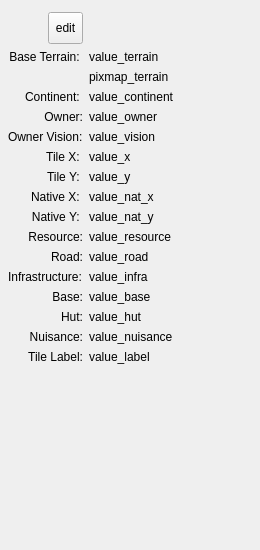
<?xml version="1.0" encoding="UTF-8"?>
<ui version="4.0">
 <class>FormToolTile</class>
 <widget class="QWidget" name="FormToolTile">
  <property name="geometry">
   <rect>
    <x>0</x>
    <y>0</y>
    <width>260</width>
    <height>550</height>
   </rect>
  </property>
  <property name="sizePolicy">
   <sizepolicy hsizetype="Maximum" vsizetype="Expanding">
    <horstretch>0</horstretch>
    <verstretch>0</verstretch>
   </sizepolicy>
  </property>
  <property name="maximumSize">
   <size>
    <width>260</width>
    <height>550</height>
   </size>
  </property>
  <property name="windowTitle">
   <string>Form</string>
  </property>
  <widget class="QWidget" name="gridLayoutWidget">
   <property name="geometry">
    <rect>
     <x>0</x>
     <y>10</y>
     <width>260</width>
     <height>541</height>
    </rect>
   </property>
   <layout class="QGridLayout" name="gridLayout">
    <property name="sizeConstraint">
     <enum>QLayout::SizeConstraint::SetNoConstraint</enum>
    </property>
    <property name="leftMargin">
     <number>8</number>
    </property>
    <property name="topMargin">
     <number>2</number>
    </property>
    <property name="rightMargin">
     <number>2</number>
    </property>
    <property name="bottomMargin">
     <number>2</number>
    </property>
    <item row="3" column="0">
     <widget class="QLabel" name="label_continent">
      <property name="text">
       <string>Continent: </string>
      </property>
      <property name="alignment">
       <set>Qt::AlignmentFlag::AlignRight|Qt::AlignmentFlag::AlignTrailing|Qt::AlignmentFlag::AlignVCenter</set>
      </property>
     </widget>
    </item>
    <item row="13" column="0">
     <widget class="QLabel" name="label_base">
      <property name="text">
       <string>Base:</string>
      </property>
      <property name="alignment">
       <set>Qt::AlignmentFlag::AlignRight|Qt::AlignmentFlag::AlignTrailing|Qt::AlignmentFlag::AlignVCenter</set>
      </property>
     </widget>
    </item>
    <item row="7" column="0">
     <widget class="QLabel" name="label_y">
      <property name="text">
       <string>Tile Y: </string>
      </property>
      <property name="alignment">
       <set>Qt::AlignmentFlag::AlignRight|Qt::AlignmentFlag::AlignTrailing|Qt::AlignmentFlag::AlignVCenter</set>
      </property>
     </widget>
    </item>
    <item row="3" column="1">
     <widget class="QLabel" name="value_continent">
      <property name="text">
       <string>value_continent</string>
      </property>
     </widget>
    </item>
    <item row="1" column="0">
     <widget class="QLabel" name="label_terrain">
      <property name="text">
       <string>Base Terrain: </string>
      </property>
      <property name="textFormat">
       <enum>Qt::TextFormat::AutoText</enum>
      </property>
      <property name="alignment">
       <set>Qt::AlignmentFlag::AlignRight|Qt::AlignmentFlag::AlignTrailing|Qt::AlignmentFlag::AlignVCenter</set>
      </property>
     </widget>
    </item>
    <item row="13" column="1">
     <widget class="QLabel" name="value_base">
      <property name="text">
       <string>value_base</string>
      </property>
      <property name="openExternalLinks">
       <bool>true</bool>
      </property>
     </widget>
    </item>
    <item row="4" column="1">
     <widget class="QLabel" name="value_owner">
      <property name="text">
       <string>value_owner</string>
      </property>
      <property name="openExternalLinks">
       <bool>true</bool>
      </property>
     </widget>
    </item>
    <item row="14" column="0">
     <widget class="QLabel" name="label_hut">
      <property name="text">
       <string>Hut:</string>
      </property>
      <property name="alignment">
       <set>Qt::AlignmentFlag::AlignRight|Qt::AlignmentFlag::AlignTrailing|Qt::AlignmentFlag::AlignVCenter</set>
      </property>
     </widget>
    </item>
    <item row="17" column="0">
     <spacer name="verticalSpacer">
      <property name="orientation">
       <enum>Qt::Orientation::Vertical</enum>
      </property>
      <property name="sizeHint" stdset="0">
       <size>
        <width>20</width>
        <height>40</height>
       </size>
      </property>
     </spacer>
    </item>
    <item row="6" column="0">
     <widget class="QLabel" name="label_x">
      <property name="text">
       <string>Tile X: </string>
      </property>
      <property name="alignment">
       <set>Qt::AlignmentFlag::AlignRight|Qt::AlignmentFlag::AlignTrailing|Qt::AlignmentFlag::AlignVCenter</set>
      </property>
     </widget>
    </item>
    <item row="9" column="0">
     <widget class="QLabel" name="label_nat_y">
      <property name="text">
       <string>Native Y: </string>
      </property>
      <property name="alignment">
       <set>Qt::AlignmentFlag::AlignRight|Qt::AlignmentFlag::AlignTrailing|Qt::AlignmentFlag::AlignVCenter</set>
      </property>
     </widget>
    </item>
    <item row="0" column="0">
     <widget class="QToolButton" name="tbut_select_tile">
      <property name="minimumSize">
       <size>
        <width>32</width>
        <height>32</height>
       </size>
      </property>
      <property name="layoutDirection">
       <enum>Qt::LayoutDirection::RightToLeft</enum>
      </property>
      <property name="text">
       <string>edit</string>
      </property>
     </widget>
    </item>
    <item row="16" column="0">
     <widget class="QLabel" name="label_tile_label">
      <property name="text">
       <string>Tile Label:</string>
      </property>
      <property name="alignment">
       <set>Qt::AlignmentFlag::AlignRight|Qt::AlignmentFlag::AlignTrailing|Qt::AlignmentFlag::AlignVCenter</set>
      </property>
     </widget>
    </item>
    <item row="8" column="0">
     <widget class="QLabel" name="label_nat_x">
      <property name="text">
       <string>Native X: </string>
      </property>
      <property name="alignment">
       <set>Qt::AlignmentFlag::AlignRight|Qt::AlignmentFlag::AlignTrailing|Qt::AlignmentFlag::AlignVCenter</set>
      </property>
     </widget>
    </item>
    <item row="15" column="0">
     <widget class="QLabel" name="label_nuisance">
      <property name="text">
       <string>Nuisance:</string>
      </property>
      <property name="alignment">
       <set>Qt::AlignmentFlag::AlignRight|Qt::AlignmentFlag::AlignTrailing|Qt::AlignmentFlag::AlignVCenter</set>
      </property>
     </widget>
    </item>
    <item row="10" column="0">
     <widget class="QLabel" name="label_resource">
      <property name="text">
       <string>Resource:</string>
      </property>
      <property name="alignment">
       <set>Qt::AlignmentFlag::AlignRight|Qt::AlignmentFlag::AlignTrailing|Qt::AlignmentFlag::AlignVCenter</set>
      </property>
     </widget>
    </item>
    <item row="11" column="0">
     <widget class="QLabel" name="label_road">
      <property name="text">
       <string>Road:</string>
      </property>
      <property name="alignment">
       <set>Qt::AlignmentFlag::AlignRight|Qt::AlignmentFlag::AlignTrailing|Qt::AlignmentFlag::AlignVCenter</set>
      </property>
     </widget>
    </item>
    <item row="11" column="1">
     <widget class="QLabel" name="value_road">
      <property name="text">
       <string>value_road</string>
      </property>
      <property name="wordWrap">
       <bool>true</bool>
      </property>
      <property name="openExternalLinks">
       <bool>true</bool>
      </property>
     </widget>
    </item>
    <item row="9" column="1">
     <widget class="QLabel" name="value_nat_y">
      <property name="text">
       <string>value_nat_y</string>
      </property>
     </widget>
    </item>
    <item row="7" column="1">
     <widget class="QLabel" name="value_y">
      <property name="text">
       <string>value_y</string>
      </property>
     </widget>
    </item>
    <item row="14" column="1">
     <widget class="QLabel" name="value_hut">
      <property name="text">
       <string>value_hut</string>
      </property>
      <property name="openExternalLinks">
       <bool>true</bool>
      </property>
     </widget>
    </item>
    <item row="2" column="1">
     <widget class="QLabel" name="pixmap_terrain">
      <property name="text">
       <string>pixmap_terrain</string>
      </property>
     </widget>
    </item>
    <item row="15" column="1">
     <widget class="QLabel" name="value_nuisance">
      <property name="text">
       <string>value_nuisance</string>
      </property>
      <property name="openExternalLinks">
       <bool>true</bool>
      </property>
     </widget>
    </item>
    <item row="12" column="1">
     <widget class="QLabel" name="value_infra">
      <property name="text">
       <string>value_infra</string>
      </property>
      <property name="wordWrap">
       <bool>true</bool>
      </property>
      <property name="openExternalLinks">
       <bool>true</bool>
      </property>
     </widget>
    </item>
    <item row="12" column="0">
     <widget class="QLabel" name="label_infra">
      <property name="text">
       <string>Infrastructure:</string>
      </property>
     </widget>
    </item>
    <item row="4" column="0">
     <widget class="QLabel" name="label_owner">
      <property name="text">
       <string>Owner:</string>
      </property>
      <property name="alignment">
       <set>Qt::AlignmentFlag::AlignRight|Qt::AlignmentFlag::AlignTrailing|Qt::AlignmentFlag::AlignVCenter</set>
      </property>
     </widget>
    </item>
    <item row="10" column="1">
     <widget class="QLabel" name="value_resource">
      <property name="text">
       <string>value_resource</string>
      </property>
      <property name="textFormat">
       <enum>Qt::TextFormat::RichText</enum>
      </property>
      <property name="wordWrap">
       <bool>true</bool>
      </property>
      <property name="openExternalLinks">
       <bool>true</bool>
      </property>
      <property name="textInteractionFlags">
       <set>Qt::TextInteractionFlag::TextBrowserInteraction</set>
      </property>
     </widget>
    </item>
    <item row="16" column="1">
     <widget class="QLabel" name="value_tile_label">
      <property name="text">
       <string>value_label</string>
      </property>
      <property name="wordWrap">
       <bool>true</bool>
      </property>
     </widget>
    </item>
    <item row="6" column="1">
     <widget class="QLabel" name="value_x">
      <property name="text">
       <string>value_x</string>
      </property>
     </widget>
    </item>
    <item row="8" column="1">
     <widget class="QLabel" name="value_nat_x">
      <property name="text">
       <string>value_nat_x</string>
      </property>
     </widget>
    </item>
    <item row="1" column="1">
     <widget class="QLabel" name="value_terrain">
      <property name="text">
       <string>value_terrain</string>
      </property>
      <property name="textFormat">
       <enum>Qt::TextFormat::RichText</enum>
      </property>
      <property name="wordWrap">
       <bool>true</bool>
      </property>
      <property name="openExternalLinks">
       <bool>true</bool>
      </property>
      <property name="textInteractionFlags">
       <set>Qt::TextInteractionFlag::TextBrowserInteraction</set>
      </property>
     </widget>
    </item>
    <item row="5" column="0">
     <widget class="QLabel" name="label_owner_vision">
      <property name="text">
       <string>Owner Vision:</string>
      </property>
      <property name="alignment">
       <set>Qt::AlignmentFlag::AlignLeading|Qt::AlignmentFlag::AlignLeft|Qt::AlignmentFlag::AlignTop</set>
      </property>
     </widget>
    </item>
    <item row="5" column="1">
     <widget class="QLabel" name="value_vision">
      <property name="text">
       <string>value_vision</string>
      </property>
      <property name="wordWrap">
       <bool>true</bool>
      </property>
     </widget>
    </item>
   </layout>
  </widget>
 </widget>
 <resources/>
 <connections/>
</ui>
